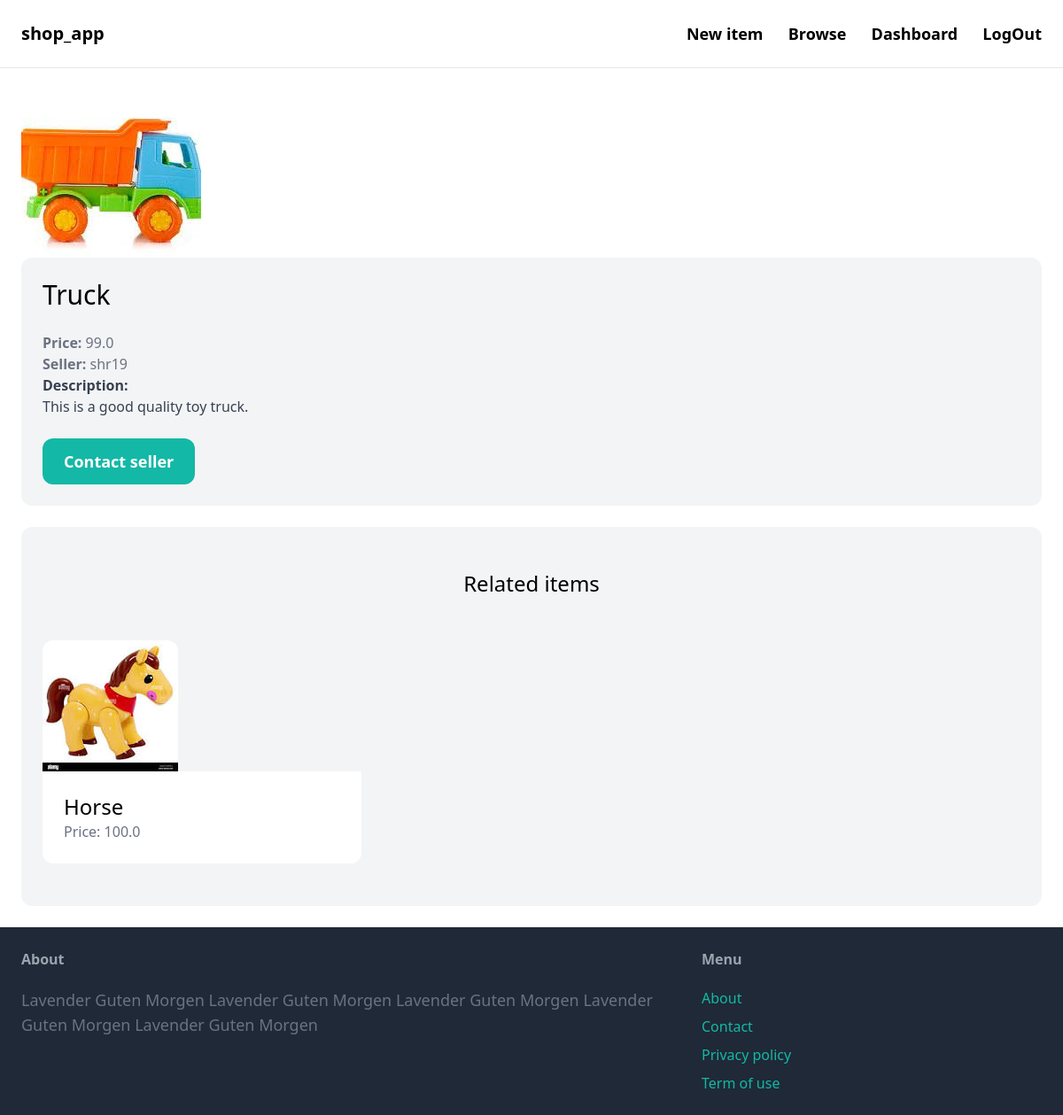
The page /items/4/ (signed in) on the database its author committed.
### item/models.py (models this page shows, shortened)
class Item(models.Model):
    category = models.ForeignKey(Category, related_name='items', on_delete=models.CASCADE)
    name = models.CharField(max_length=255)
    description = models.TextField(blank=True, null=True)
    price = models.FloatField()
    image = models.ImageField(upload_to='item_images', blank=True, null=True)
    is_sold = models.BooleanField(default=False)
    created_by = models.ForeignKey(User, related_name='items', on_delete=models.CASCADE)
    created_at = models.DateTimeField(auto_now_add=True)

### item/views.py (the view)
# urls.py: path('<int:pk>/', views.detail, name='detail'),
def detail(request, pk):
    item = get_object_or_404(Item, pk=pk)
    related_items = Item.objects.filter(category=item.category, is_sold=False).exclude(pk=pk)[0:3]
    return render(request, 'item/detail.html', {
        'item': item,
        'related_items': related_items
    })

### item/templates/item/detail.html (shortened to what this page needs)
{% extends 'core/base.html' %}
{% block content %}
<div class="grid grid-cols-5 gap-6">
    <div class="col-span-3">
        <img src="{{ item.image.url }}" alt="" class="rounded-xl">
    </div>
</div>
<div class="col-span-2 p-6 bg-gray-100 rounded-xl">
    <h1 class="mb-6 text-3xl">{{ item.name }}</h1>
    <p class="text-gray-500"><strong>Price: </strong>{{ item.price }}</p>
    <p class="text-gray-500"><strong>Seller: </strong>{{ item.created_by.username }}</p>
    {% if item.description %}
    <p class="text-gray-700">
        <strong clsas="text-gray-500">Description:</strong><br>
        {{ item.description }}
    </p>
    {% endif %}
    <a href="#" class="inline-block mt-6 px-6 py-3 text-lg font-semibold bg-teal-500 text-white rounded-xl hover:bg-teal-700">Contact seller</a>
</div>
<div class="mt-6 px-6 py-12 bg-gray-100 rounded-xl">
    <h2 class="mb-12 text-2xl text-center">Related items</h2>
    <div class="grid grid-cols-3 gap-3">
        {% for item in related_items %}
            <div>
                <a href="{% url 'item:detail' item.id %}">
                    <div>
                        <img src="{{ item.image.url }}" class="rounded-t-xl">
                    </div>
                    <div class="p-6 bg-white rounded-b-xl">
                        <h2 class="text-2xl">
                            {{ item.name }}
                        </h2>
                        <p class="text-gray-500">Price: {{ item.price }}</p>
                    </div>
                </a>
            </div>
        {% endfor %}
    </div>
</div>
{% endblock %}

### rows shown on the page
Item: image (picture), name "Truck", price "99.0", created_by.username "shr19", description "This is a good quality toy truck."
Item: image (picture), name "Horse", price "100.0"
